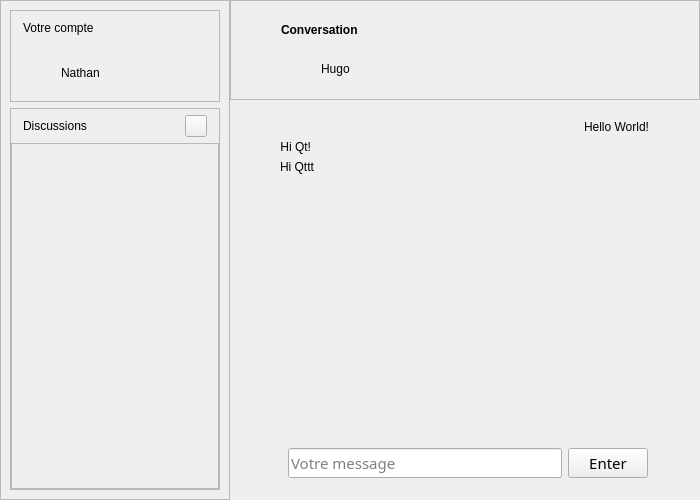
<?xml version="1.0" encoding="UTF-8"?>
<ui version="4.0">
 <class>Chat</class>
 <widget class="QWidget" name="Chat">
  <property name="geometry">
   <rect>
    <x>0</x>
    <y>0</y>
    <width>700</width>
    <height>500</height>
   </rect>
  </property>
  <property name="windowTitle">
   <string>Chat</string>
  </property>
  <property name="styleSheet">
   <string notr="true"/>
  </property>
  <layout class="QGridLayout" name="gridLayout" rowstretch="2,8" columnstretch="3,7" rowminimumheight="2,8" columnminimumwidth="3,7">
   <property name="leftMargin">
    <number>0</number>
   </property>
   <property name="topMargin">
    <number>0</number>
   </property>
   <property name="rightMargin">
    <number>0</number>
   </property>
   <property name="bottomMargin">
    <number>0</number>
   </property>
   <property name="spacing">
    <number>0</number>
   </property>
   <item row="0" column="0" rowspan="2">
    <widget class="QFrame" name="SideBarArea">
     <property name="sizePolicy">
      <sizepolicy hsizetype="Preferred" vsizetype="Preferred">
       <horstretch>0</horstretch>
       <verstretch>0</verstretch>
      </sizepolicy>
     </property>
     <property name="minimumSize">
      <size>
       <width>230</width>
       <height>465</height>
      </size>
     </property>
     <property name="frameShape">
      <enum>QFrame::StyledPanel</enum>
     </property>
     <property name="frameShadow">
      <enum>QFrame::Raised</enum>
     </property>
     <layout class="QVBoxLayout" name="verticalLayout">
      <item>
       <widget class="QFrame" name="AccountDetails">
        <property name="sizePolicy">
         <sizepolicy hsizetype="Preferred" vsizetype="Fixed">
          <horstretch>0</horstretch>
          <verstretch>0</verstretch>
         </sizepolicy>
        </property>
        <property name="minimumSize">
         <size>
          <width>0</width>
          <height>85</height>
         </size>
        </property>
        <property name="frameShape">
         <enum>QFrame::StyledPanel</enum>
        </property>
        <property name="frameShadow">
         <enum>QFrame::Raised</enum>
        </property>
        <layout class="QVBoxLayout" name="verticalLayout_2">
         <property name="spacing">
          <number>0</number>
         </property>
         <property name="leftMargin">
          <number>0</number>
         </property>
         <property name="topMargin">
          <number>0</number>
         </property>
         <property name="rightMargin">
          <number>0</number>
         </property>
         <property name="bottomMargin">
          <number>0</number>
         </property>
         <item>
          <layout class="QHBoxLayout" name="horizontalLayout_2">
           <property name="leftMargin">
            <number>12</number>
           </property>
           <property name="topMargin">
            <number>6</number>
           </property>
           <property name="rightMargin">
            <number>12</number>
           </property>
           <property name="bottomMargin">
            <number>6</number>
           </property>
           <item>
            <widget class="QLabel" name="VoterCompte">
             <property name="minimumSize">
              <size>
               <width>0</width>
               <height>0</height>
              </size>
             </property>
             <property name="text">
              <string>Votre compte</string>
             </property>
            </widget>
           </item>
           <item>
            <spacer name="horizontalSpacer_2">
             <property name="orientation">
              <enum>Qt::Horizontal</enum>
             </property>
             <property name="sizeHint" stdset="0">
              <size>
               <width>40</width>
               <height>20</height>
              </size>
             </property>
            </spacer>
           </item>
           <item>
            <widget class="QLabel" name="AccountDetailsSettings">
             <property name="minimumSize">
              <size>
               <width>22</width>
               <height>22</height>
              </size>
             </property>
             <property name="maximumSize">
              <size>
               <width>22</width>
               <height>22</height>
              </size>
             </property>
             <property name="text">
              <string/>
             </property>
             <property name="pixmap">
              <pixmap resource="qss.qrc">:/res/pic/settings.svg</pixmap>
             </property>
             <property name="scaledContents">
              <bool>true</bool>
             </property>
            </widget>
           </item>
          </layout>
         </item>
         <item>
          <widget class="QFrame" name="AccountDetailsInfo">
           <layout class="QHBoxLayout" name="AccountDetailsContainer">
            <property name="leftMargin">
             <number>12</number>
            </property>
            <property name="topMargin">
             <number>12</number>
            </property>
            <property name="rightMargin">
             <number>12</number>
            </property>
            <property name="bottomMargin">
             <number>12</number>
            </property>
            <item>
             <widget class="RoundImage" name="AccountDetailsAvatar">
              <property name="minimumSize">
               <size>
                <width>32</width>
                <height>32</height>
               </size>
              </property>
              <property name="maximumSize">
               <size>
                <width>32</width>
                <height>32</height>
               </size>
              </property>
              <property name="text">
               <string/>
              </property>
              <property name="pixmap">
               <pixmap resource="qss.qrc">:/res/pic/avatar.png</pixmap>
              </property>
              <property name="scaledContents">
               <bool>true</bool>
              </property>
             </widget>
            </item>
            <item>
             <widget class="QLabel" name="AccountDetailsName">
              <property name="sizePolicy">
               <sizepolicy hsizetype="Preferred" vsizetype="Expanding">
                <horstretch>0</horstretch>
                <verstretch>0</verstretch>
               </sizepolicy>
              </property>
              <property name="text">
               <string>Nathan</string>
              </property>
             </widget>
            </item>
           </layout>
          </widget>
         </item>
        </layout>
       </widget>
      </item>
      <item>
       <widget class="QFrame" name="Messages">
        <property name="frameShape">
         <enum>QFrame::StyledPanel</enum>
        </property>
        <property name="frameShadow">
         <enum>QFrame::Raised</enum>
        </property>
        <layout class="QVBoxLayout" name="verticalLayout_4">
         <property name="spacing">
          <number>0</number>
         </property>
         <property name="leftMargin">
          <number>0</number>
         </property>
         <property name="topMargin">
          <number>0</number>
         </property>
         <property name="rightMargin">
          <number>0</number>
         </property>
         <property name="bottomMargin">
          <number>0</number>
         </property>
         <item>
          <layout class="QHBoxLayout" name="MessagesTitle">
           <property name="leftMargin">
            <number>12</number>
           </property>
           <property name="topMargin">
            <number>6</number>
           </property>
           <property name="rightMargin">
            <number>12</number>
           </property>
           <property name="bottomMargin">
            <number>6</number>
           </property>
           <item>
            <widget class="QLabel" name="Discussions">
             <property name="text">
              <string>Discussions</string>
             </property>
            </widget>
           </item>
           <item>
            <spacer name="horizontalSpacer_4">
             <property name="orientation">
              <enum>Qt::Horizontal</enum>
             </property>
             <property name="sizeHint" stdset="0">
              <size>
               <width>40</width>
               <height>20</height>
              </size>
             </property>
            </spacer>
           </item>
           <item>
            <widget class="QPushButton" name="pushButton">
             <property name="sizePolicy">
              <sizepolicy hsizetype="Fixed" vsizetype="Fixed">
               <horstretch>0</horstretch>
               <verstretch>0</verstretch>
              </sizepolicy>
             </property>
             <property name="minimumSize">
              <size>
               <width>22</width>
               <height>22</height>
              </size>
             </property>
             <property name="maximumSize">
              <size>
               <width>22</width>
               <height>22</height>
              </size>
             </property>
             <property name="text">
              <string/>
             </property>
            </widget>
           </item>
          </layout>
         </item>
         <item>
          <widget class="QFrame" name="MessagesArea">
           <property name="sizePolicy">
            <sizepolicy hsizetype="Preferred" vsizetype="Expanding">
             <horstretch>0</horstretch>
             <verstretch>0</verstretch>
            </sizepolicy>
           </property>
           <property name="frameShape">
            <enum>QFrame::StyledPanel</enum>
           </property>
           <property name="frameShadow">
            <enum>QFrame::Raised</enum>
           </property>
           <layout class="QVBoxLayout" name="verticalLayout_5">
            <property name="spacing">
             <number>0</number>
            </property>
            <property name="leftMargin">
             <number>0</number>
            </property>
            <property name="topMargin">
             <number>0</number>
            </property>
            <property name="rightMargin">
             <number>0</number>
            </property>
            <property name="bottomMargin">
             <number>0</number>
            </property>
            <item>
             <widget class="Rows" name="widget_2" native="true"/>
            </item>
            <item>
             <spacer name="verticalSpacer">
              <property name="orientation">
               <enum>Qt::Vertical</enum>
              </property>
              <property name="sizeHint" stdset="0">
               <size>
                <width>20</width>
                <height>40</height>
               </size>
              </property>
             </spacer>
            </item>
           </layout>
          </widget>
         </item>
        </layout>
       </widget>
      </item>
     </layout>
    </widget>
   </item>
   <item row="1" column="1">
    <widget class="QWidget" name="ChatArea" native="true">
     <property name="sizePolicy">
      <sizepolicy hsizetype="Expanding" vsizetype="Expanding">
       <horstretch>0</horstretch>
       <verstretch>0</verstretch>
      </sizepolicy>
     </property>
     <property name="minimumSize">
      <size>
       <width>470</width>
       <height>365</height>
      </size>
     </property>
     <layout class="QVBoxLayout" name="verticalLayout_7">
      <property name="spacing">
       <number>0</number>
      </property>
      <property name="leftMargin">
       <number>0</number>
      </property>
      <property name="topMargin">
       <number>0</number>
      </property>
      <property name="rightMargin">
       <number>0</number>
      </property>
      <property name="bottomMargin">
       <number>0</number>
      </property>
      <item alignment="Qt::AlignTop">
       <widget class="QWidget" name="MessageHistory" native="true">
        <property name="sizePolicy">
         <sizepolicy hsizetype="Preferred" vsizetype="Expanding">
          <horstretch>0</horstretch>
          <verstretch>0</verstretch>
         </sizepolicy>
        </property>
        <layout class="QVBoxLayout" name="verticalLayout_6">
         <property name="sizeConstraint">
          <enum>QLayout::SetDefaultConstraint</enum>
         </property>
         <property name="leftMargin">
          <number>50</number>
         </property>
         <property name="topMargin">
          <number>20</number>
         </property>
         <property name="rightMargin">
          <number>50</number>
         </property>
         <property name="bottomMargin">
          <number>10</number>
         </property>
         <item alignment="Qt::AlignRight">
          <widget class="QLabel" name="RowRight">
           <property name="text">
            <string>Hello World!</string>
           </property>
           <property name="wordWrap">
            <bool>true</bool>
           </property>
          </widget>
         </item>
         <item alignment="Qt::AlignLeft">
          <widget class="QLabel" name="RowLeft">
           <property name="styleSheet">
            <string notr="true"/>
           </property>
           <property name="text">
            <string>Hi Qt!</string>
           </property>
           <property name="alignment">
            <set>Qt::AlignRight|Qt::AlignTrailing|Qt::AlignVCenter</set>
           </property>
          </widget>
         </item>
         <item alignment="Qt::AlignLeft">
          <widget class="QLabel" name="RowLeft_2">
           <property name="text">
            <string>Hi Qttt</string>
           </property>
          </widget>
         </item>
        </layout>
       </widget>
      </item>
      <item alignment="Qt::AlignBottom">
       <widget class="QWidget" name="SendBar" native="true">
        <property name="sizePolicy">
         <sizepolicy hsizetype="Preferred" vsizetype="Preferred">
          <horstretch>0</horstretch>
          <verstretch>0</verstretch>
         </sizepolicy>
        </property>
        <property name="minimumSize">
         <size>
          <width>370</width>
          <height>30</height>
         </size>
        </property>
        <layout class="QVBoxLayout" name="verticalLayout_8">
         <property name="leftMargin">
          <number>50</number>
         </property>
         <property name="topMargin">
          <number>10</number>
         </property>
         <property name="rightMargin">
          <number>50</number>
         </property>
         <property name="bottomMargin">
          <number>20</number>
         </property>
         <item>
          <widget class="QWidget" name="widget_3" native="true">
           <property name="sizePolicy">
            <sizepolicy hsizetype="Preferred" vsizetype="Fixed">
             <horstretch>0</horstretch>
             <verstretch>0</verstretch>
            </sizepolicy>
           </property>
           <property name="minimumSize">
            <size>
             <width>0</width>
             <height>26</height>
            </size>
           </property>
           <property name="styleSheet">
            <string notr="true"/>
           </property>
           <layout class="QHBoxLayout" name="horizontalLayout_5" stretch="5,1">
            <property name="sizeConstraint">
             <enum>QLayout::SetDefaultConstraint</enum>
            </property>
            <property name="leftMargin">
             <number>8</number>
            </property>
            <property name="topMargin">
             <number>2</number>
            </property>
            <property name="rightMargin">
             <number>2</number>
            </property>
            <property name="bottomMargin">
             <number>2</number>
            </property>
            <item>
             <widget class="QLineEdit" name="Message">
              <property name="sizePolicy">
               <sizepolicy hsizetype="Expanding" vsizetype="Preferred">
                <horstretch>0</horstretch>
                <verstretch>0</verstretch>
               </sizepolicy>
              </property>
              <property name="minimumSize">
               <size>
                <width>0</width>
                <height>0</height>
               </size>
              </property>
              <property name="font">
               <font>
                <family>Heiti SC</family>
                <pointsize>11</pointsize>
               </font>
              </property>
              <property name="placeholderText">
               <string>Votre message</string>
              </property>
             </widget>
            </item>
            <item>
             <widget class="QPushButton" name="pushButton_2">
              <property name="sizePolicy">
               <sizepolicy hsizetype="Preferred" vsizetype="Preferred">
                <horstretch>0</horstretch>
                <verstretch>0</verstretch>
               </sizepolicy>
              </property>
              <property name="font">
               <font>
                <family>Heiti SC</family>
                <pointsize>11</pointsize>
               </font>
              </property>
              <property name="text">
               <string>Enter</string>
              </property>
             </widget>
            </item>
           </layout>
          </widget>
         </item>
        </layout>
       </widget>
      </item>
     </layout>
    </widget>
   </item>
   <item row="0" column="1">
    <widget class="QFrame" name="ConversationDetails">
     <property name="sizePolicy">
      <sizepolicy hsizetype="Expanding" vsizetype="Preferred">
       <horstretch>0</horstretch>
       <verstretch>0</verstretch>
      </sizepolicy>
     </property>
     <property name="minimumSize">
      <size>
       <width>470</width>
       <height>100</height>
      </size>
     </property>
     <property name="frameShape">
      <enum>QFrame::StyledPanel</enum>
     </property>
     <property name="frameShadow">
      <enum>QFrame::Raised</enum>
     </property>
     <layout class="QVBoxLayout" name="verticalLayout_3">
      <property name="spacing">
       <number>8</number>
      </property>
      <property name="leftMargin">
       <number>50</number>
      </property>
      <property name="topMargin">
       <number>14</number>
      </property>
      <property name="rightMargin">
       <number>0</number>
      </property>
      <property name="bottomMargin">
       <number>14</number>
      </property>
      <item>
       <widget class="QLabel" name="Conversation">
        <property name="font">
         <font>
          <bold>true</bold>
         </font>
        </property>
        <property name="text">
         <string>Conversation</string>
        </property>
       </widget>
      </item>
      <item>
       <layout class="QHBoxLayout" name="horizontalLayout_3">
        <item>
         <widget class="RoundImage" name="ConversationDetailsAvatar">
          <property name="minimumSize">
           <size>
            <width>32</width>
            <height>32</height>
           </size>
          </property>
          <property name="maximumSize">
           <size>
            <width>32</width>
            <height>32</height>
           </size>
          </property>
          <property name="text">
           <string/>
          </property>
          <property name="pixmap">
           <pixmap resource="qss.qrc">:/res/pic/avatar.png</pixmap>
          </property>
          <property name="scaledContents">
           <bool>true</bool>
          </property>
         </widget>
        </item>
        <item>
         <widget class="QLabel" name="ConversationDetailsName">
          <property name="text">
           <string>Hugo</string>
          </property>
         </widget>
        </item>
        <item>
         <spacer name="horizontalSpacer_3">
          <property name="orientation">
           <enum>Qt::Horizontal</enum>
          </property>
          <property name="sizeHint" stdset="0">
           <size>
            <width>40</width>
            <height>20</height>
           </size>
          </property>
         </spacer>
        </item>
       </layout>
      </item>
     </layout>
    </widget>
   </item>
  </layout>
 </widget>
 <customwidgets>
  <customwidget>
   <class>RoundImage</class>
   <extends>QLabel</extends>
   <header>roundimage.h</header>
  </customwidget>
  <customwidget>
   <class>Rows</class>
   <extends>QWidget</extends>
   <header location="global">rows.h</header>
   <container>1</container>
  </customwidget>
 </customwidgets>
 <resources>
  <include location="qss.qrc"/>
 </resources>
 <connections/>
</ui>
